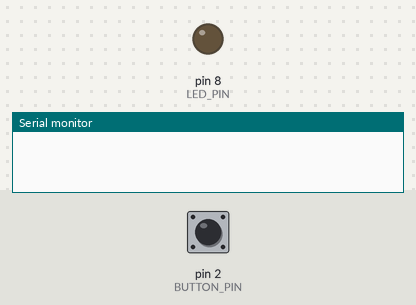
Recording of a sketch running on a simulated Arduino Uno, built with avr-gcc and run on an emulated ATmega328P. On the bench: output pins drawn as LEDs (lit = HIGH), the last lines printed to the serial monitor. The inputs (shaded band) are chosen by the test bench; at power-on: pin 2 (BUTTON_PIN) HIGH.

Above: at 1.2 s.
1.3 s: pin 2 (BUTTON_PIN) pulled LOW for 0.15 s
At 2.4 s:
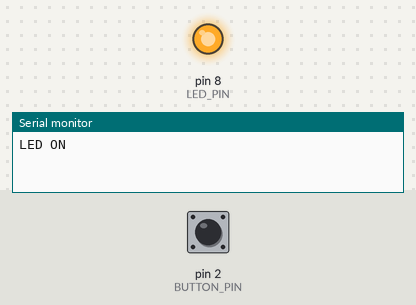
2.9 s: pin 2 (BUTTON_PIN) pulled LOW for 1 s
At 3.7 s:
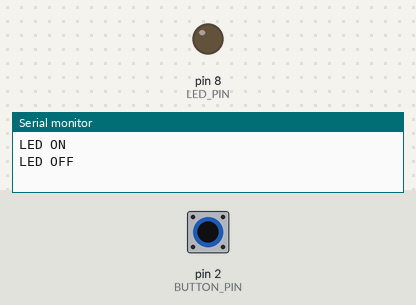
5.4 s: pin 2 (BUTTON_PIN) pulled LOW for 3.2 s
At 6.8 s:
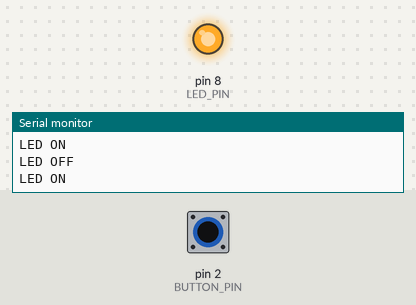
Timing chart, 0 to 8.4 s (numbered marks = the images above; inputs shaded):
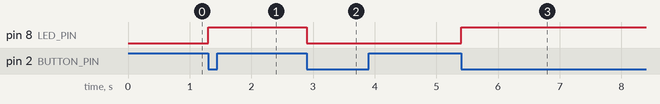

The sketch:

button_led_gpio.ino
```cpp
/*
  Session 2 Practice — Button Toggles LED (GPIO input + output)
  LED -> D8 (through 220ohm resistor) -> GND
  Button -> D2 -> GND (INPUT_PULLUP)
*/

const int LED_PIN = 8;
const int BUTTON_PIN = 2;

bool ledState = false;
int lastButtonState = HIGH; // HIGH = not pressed (pullup)

void setup() {
  pinMode(LED_PIN, OUTPUT);
  pinMode(BUTTON_PIN, INPUT_PULLUP);
  Serial.begin(9600);
}

void loop() {
  int buttonState = digitalRead(BUTTON_PIN);

  if (buttonState == LOW && lastButtonState == HIGH) {
    ledState = !ledState;
    digitalWrite(LED_PIN, ledState ? HIGH : LOW);
    Serial.println(ledState ? "LED ON" : "LED OFF");
    delay(150); // simple debounce, proper edge-timing debounce comes in Session 4
  }

  lastButtonState = buttonState;
}
```

Measured:
- after the input at 1.3 s, pin 8 (LED_PIN): LOW → HIGH at once
- after the input at 2.9 s, pin 8 (LED_PIN): HIGH → LOW at once
- after the input at 5.4 s, pin 8 (LED_PIN): LOW → HIGH at once
